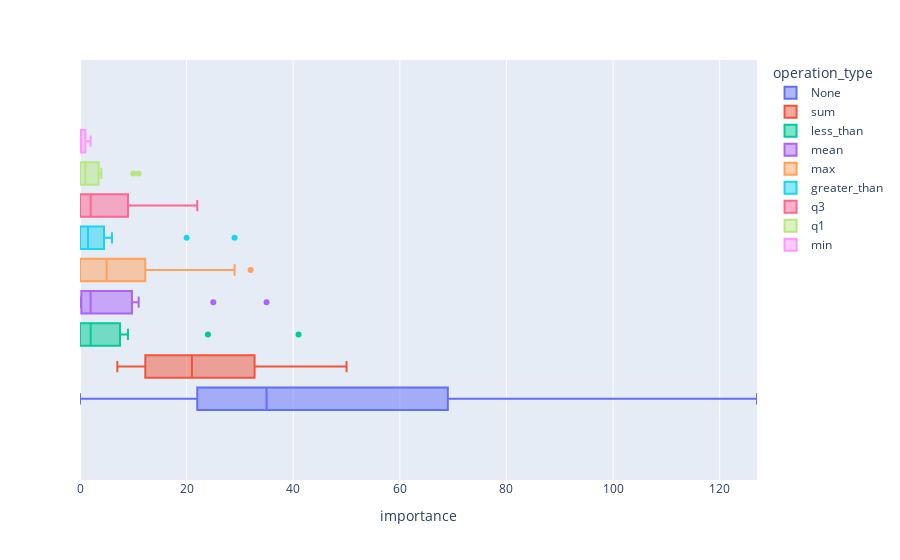

Notebook source saved alongside this figure:
### Code cell
px.box(
    df,
    x="importance",
    color="operation_type",
    range_x=(df.importance.min(), df.importance.max()),
)

### Figure 1 — Plotly figure (JSON) as saved in the notebook; plotly's stock layout.template omitted (floating-point values rounded to 4 significant figures)
{"data": [{"alignmentgroup": "True", "hovertemplate": "operation_type=None<br>importance=%{x}<extra></extra>", "legendgroup": "None", "marker": {"color": "#636efa"}, "name": "None", "notched": false, "offsetgroup": "None", "orientation": "h", "showlegend": true, "type": "box", "x": [127, 125, 112, 111, 106, 103, 102, 98, 81, 73, 73, 71, 70, 69, 67, 66, 64, 64, 62, 59, 56, 56, 52, 44, 37, 36, 35, 35, 34, 34, 33, 28, 28, 28, 27, 26, 25, 25, 24, 23, 22, 21, 21, 20, 18, 15, 14, 1, 0, 0, 0, 0, 0, 0], "x0": " ", "xaxis": "x", "y0": " ", "yaxis": "y"}, {"alignmentgroup": "True", "hovertemplate": "operation_type=sum<br>importance=%{x}<extra></extra>", "legendgroup": "sum", "marker": {"color": "#EF553B"}, "name": "sum", "notched": false, "offsetgroup": "sum", "orientation": "h", "showlegend": true, "type": "box", "x": [50, 46, 34, 29, 28, 21, 16, 13, 12, 10, 7], "x0": " ", "xaxis": "x", "y0": " ", "yaxis": "y"}, {"alignmentgroup": "True", "hovertemplate": "operation_type=less_than<br>importance=%{x}<extra></extra>", "legendgroup": "less_than", "marker": {"color": "#00cc96"}, "name": "less_than", "notched": false, "offsetgroup": "less_than", "orientation": "h", "showlegend": true, "type": "box", "x": [41, 24, 9, 8, 7, 4, 3, 2, 2, 1, 0, 0, 0, 0, 0, 0], "x0": " ", "xaxis": "x", "y0": " ", "yaxis": "y"}, {"alignmentgroup": "True", "hovertemplate": "operation_type=mean<br>importance=%{x}<extra></extra>", "legendgroup": "mean", "marker": {"color": "#ab63fa"}, "name": "mean", "notched": false, "offsetgroup": "mean", "orientation": "h", "showlegend": true, "type": "box", "x": [35, 25, 11, 6, 3, 2, 1, 1, 0, 0, 0], "x0": " ", "xaxis": "x", "y0": " ", "yaxis": "y"}, {"alignmentgroup": "True", "hovertemplate": "operation_type=max<br>importance=%{x}<extra></extra>", "legendgroup": "max", "marker": {"color": "#FFA15A"}, "name": "max", "notched": false, "offsetgroup": "max", "orientation": "h", "showlegend": true, "type": "box", "x": [32, 29, 13, 10, 8, 5, 2, 0, 0, 0, 0], "x0": " ", "xaxis": "x", "y0": " ", "yaxis": "y"}, {"alignmentgroup": "True", "hovertemplate": "operation_type=greater_than<br>importance=%{x}<extra></extra>", "legendgroup": "greater_than", "marker": {"color": "#19d3f3"}, "name": "greater_than", "notched": false, "offsetgroup": "greater_than", "orientation": "h", "showlegend": true, "type": "box", "x": [29, 20, 6, 5, 4, 3, 2, 2, 1, 1, 0, 0, 0, 0, 0, 0], "x0": " ", "xaxis": "x", "y0": " ", "yaxis": "y"}, {"alignmentgroup": "True", "hovertemplate": "operation_type=q3<br>importance=%{x}<extra></extra>", "legendgroup": "q3", "marker": {"color": "#FF6692"}, "name": "q3", "notched": false, "offsetgroup": "q3", "orientation": "h", "showlegend": true, "type": "box", "x": [22, 21, 11, 3, 3, 2, 1, 0, 0, 0, 0], "x0": " ", "xaxis": "x", "y0": " ", "yaxis": "y"}, {"alignmentgroup": "True", "hovertemplate": "operation_type=q1<br>importance=%{x}<extra></extra>", "legendgroup": "q1", "marker": {"color": "#B6E880"}, "name": "q1", "notched": false, "offsetgroup": "q1", "orientation": "h", "showlegend": true, "type": "box", "x": [11, 10, 4, 2, 1, 1, 0, 0, 0, 0, 0], "x0": " ", "xaxis": "x", "y0": " ", "yaxis": "y"}, {"alignmentgroup": "True", "hovertemplate": "operation_type=min<br>importance=%{x}<extra></extra>", "legendgroup": "min", "marker": {"color": "#FF97FF"}, "name": "min", "notched": false, "offsetgroup": "min", "orientation": "h", "showlegend": true, "type": "box", "x": [2, 0, 0, 0], "x0": " ", "xaxis": "x", "y0": " ", "yaxis": "y"}], "layout": {"boxmode": "group", "legend": {"title": {"text": "operation_type"}, "tracegroupgap": 0}, "margin": {"t": 60}, "xaxis": {"anchor": "y", "domain": [0, 1], "range": [0, 127], "title": {"text": "importance"}}, "yaxis": {"anchor": "x", "domain": [0, 1]}}}
